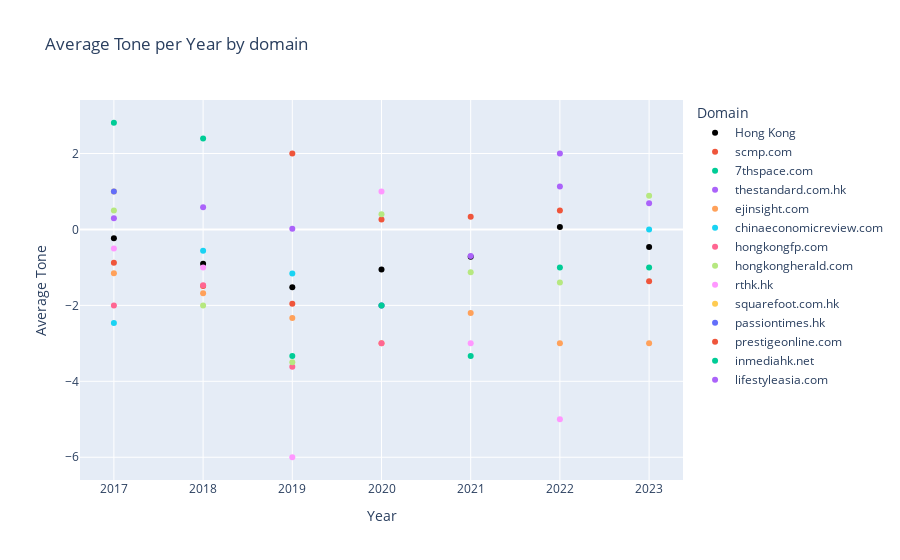

The code cell stored with this chart in its notebook:
### Code cell
fig = px.scatter(hk_df,
                 x="Year", y="Average Tone", color="Domain", title="Average Tone per Year by domain", hover_data = ['Count'], color_discrete_map={'Hong Kong': 'Black'})

# Update marker size for "Global" points
for i, country in enumerate(melted_df.index):
    if country == 'Hong Kong':
        fig.update_traces(marker=dict(size=10), selector=dict(mode='markers', name=f'{country}'))


fig.show()

### Figure 1 — Plotly figure (JSON) as saved in the notebook; plotly's stock layout.template omitted (floating-point values rounded to 4 significant figures)
{"data": [{"customdata": [[690], [686], [237], [55], [72], [64], [82]], "hovertemplate": "Domain=Hong Kong<br>Year=%{x}<br>Average Tone=%{y}<br>Count=%{customdata[0]}<extra></extra>", "legendgroup": "Hong Kong", "marker": {"color": "Black", "symbol": "circle"}, "mode": "markers", "name": "Hong Kong", "orientation": "v", "showlegend": true, "type": "scatter", "x": ["2017", "2018", "2019", "2020", "2021", "2022", "2023"], "xaxis": "x", "y": [-0.2333, -0.9052, -1.523, -1.055, -0.7222, 0.0625, -0.4634], "yaxis": "y"}, {"customdata": [[469], [489], [111], [19], [21], [30], [44]], "hovertemplate": "Domain=scmp.com<br>Year=%{x}<br>Average Tone=%{y}<br>Count=%{customdata[0]}<extra></extra>", "legendgroup": "scmp.com", "marker": {"color": "#EF553B", "symbol": "circle"}, "mode": "markers", "name": "scmp.com", "orientation": "v", "showlegend": true, "type": "scatter", "x": ["2017", "2018", "2019", "2020", "2021", "2022", "2023"], "xaxis": "x", "y": [-0.8785, -1.493, -1.955, 0.2632, 0.3333, 0.5, -1.364], "yaxis": "y"}, {"customdata": [[100], [58], [3], [3], [3], [1], [1]], "hovertemplate": "Domain=7thspace.com<br>Year=%{x}<br>Average Tone=%{y}<br>Count=%{customdata[0]}<extra></extra>", "legendgroup": "7thspace.com", "marker": {"color": "#00cc96", "symbol": "circle"}, "mode": "markers", "name": "7thspace.com", "orientation": "v", "showlegend": true, "type": "scatter", "x": ["2017", "2018", "2019", "2020", "2021", "2022", "2023"], "xaxis": "x", "y": [2.81, 2.397, -3.333, -2, -3.333, -1, -1], "yaxis": "y"}, {"customdata": [[84], [80], [62], [20], [33], [15], [26]], "hovertemplate": "Domain=thestandard.com.hk<br>Year=%{x}<br>Average Tone=%{y}<br>Count=%{customdata[0]}<extra></extra>", "legendgroup": "thestandard.com.hk", "marker": {"color": "#ab63fa", "symbol": "circle"}, "mode": "markers", "name": "thestandard.com.hk", "orientation": "v", "showlegend": true, "type": "scatter", "x": ["2017", "2018", "2019", "2020", "2021", "2022", "2023"], "xaxis": "x", "y": [0.2976, 0.5875, 0.01613, -2, -0.697, 1.133, 0.6923], "yaxis": "y"}, {"customdata": [[13], [22], [18], [3], [5], [1], [1]], "hovertemplate": "Domain=ejinsight.com<br>Year=%{x}<br>Average Tone=%{y}<br>Count=%{customdata[0]}<extra></extra>", "legendgroup": "ejinsight.com", "marker": {"color": "#FFA15A", "symbol": "circle"}, "mode": "markers", "name": "ejinsight.com", "orientation": "v", "showlegend": true, "type": "scatter", "x": ["2017", "2018", "2019", "2020", "2021", "2022", "2023"], "xaxis": "x", "y": [-1.154, -1.682, -2.333, -3, -2.2, -3, -3], "yaxis": "y"}, {"customdata": [[13], [16], [25], [1]], "hovertemplate": "Domain=chinaeconomicreview.com<br>Year=%{x}<br>Average Tone=%{y}<br>Count=%{customdata[0]}<extra></extra>", "legendgroup": "chinaeconomicreview.com", "marker": {"color": "#19d3f3", "symbol": "circle"}, "mode": "markers", "name": "chinaeconomicreview.com", "orientation": "v", "showlegend": true, "type": "scatter", "x": ["2017", "2018", "2019", "2023"], "xaxis": "x", "y": [-2.462, -0.5625, -1.16, 0], "yaxis": "y"}, {"customdata": [[5], [17], [13], [3]], "hovertemplate": "Domain=hongkongfp.com<br>Year=%{x}<br>Average Tone=%{y}<br>Count=%{customdata[0]}<extra></extra>", "legendgroup": "hongkongfp.com", "marker": {"color": "#FF6692", "symbol": "circle"}, "mode": "markers", "name": "hongkongfp.com", "orientation": "v", "showlegend": true, "type": "scatter", "x": ["2017", "2018", "2019", "2020"], "xaxis": "x", "y": [-2, -1.471, -3.615, -3], "yaxis": "y"}, {"customdata": [[2], [2], [2], [5], [8], [15], [9]], "hovertemplate": "Domain=hongkongherald.com<br>Year=%{x}<br>Average Tone=%{y}<br>Count=%{customdata[0]}<extra></extra>", "legendgroup": "hongkongherald.com", "marker": {"color": "#B6E880", "symbol": "circle"}, "mode": "markers", "name": "hongkongherald.com", "orientation": "v", "showlegend": true, "type": "scatter", "x": ["2017", "2018", "2019", "2020", "2021", "2022", "2023"], "xaxis": "x", "y": [0.5, -2, -3.5, 0.4, -1.125, -1.4, 0.8889], "yaxis": "y"}, {"customdata": [[2], [2], [2], [1], [2], [1]], "hovertemplate": "Domain=rthk.hk<br>Year=%{x}<br>Average Tone=%{y}<br>Count=%{customdata[0]}<extra></extra>", "legendgroup": "rthk.hk", "marker": {"color": "#FF97FF", "symbol": "circle"}, "mode": "markers", "name": "rthk.hk", "orientation": "v", "showlegend": true, "type": "scatter", "x": ["2017", "2018", "2019", "2020", "2021", "2022"], "xaxis": "x", "y": [-0.5, -1, -6, 1, -3, -5], "yaxis": "y"}, {"customdata": [[1]], "hovertemplate": "Domain=squarefoot.com.hk<br>Year=%{x}<br>Average Tone=%{y}<br>Count=%{customdata[0]}<extra></extra>", "legendgroup": "squarefoot.com.hk", "marker": {"color": "#FECB52", "symbol": "circle"}, "mode": "markers", "name": "squarefoot.com.hk", "orientation": "v", "showlegend": true, "type": "scatter", "x": ["2017"], "xaxis": "x", "y": [1], "yaxis": "y"}, {"customdata": [[1]], "hovertemplate": "Domain=passiontimes.hk<br>Year=%{x}<br>Average Tone=%{y}<br>Count=%{customdata[0]}<extra></extra>", "legendgroup": "passiontimes.hk", "marker": {"color": "#636efa", "symbol": "circle"}, "mode": "markers", "name": "passiontimes.hk", "orientation": "v", "showlegend": true, "type": "scatter", "x": ["2017"], "xaxis": "x", "y": [1], "yaxis": "y"}, {"customdata": [[1]], "hovertemplate": "Domain=prestigeonline.com<br>Year=%{x}<br>Average Tone=%{y}<br>Count=%{customdata[0]}<extra></extra>", "legendgroup": "prestigeonline.com", "marker": {"color": "#EF553B", "symbol": "circle"}, "mode": "markers", "name": "prestigeonline.com", "orientation": "v", "showlegend": true, "type": "scatter", "x": ["2019"], "xaxis": "x", "y": [2], "yaxis": "y"}, {"customdata": [[1]], "hovertemplate": "Domain=inmediahk.net<br>Year=%{x}<br>Average Tone=%{y}<br>Count=%{customdata[0]}<extra></extra>", "legendgroup": "inmediahk.net", "marker": {"color": "#00cc96", "symbol": "circle"}, "mode": "markers", "name": "inmediahk.net", "orientation": "v", "showlegend": true, "type": "scatter", "x": ["2020"], "xaxis": "x", "y": [-2], "yaxis": "y"}, {"customdata": [[1]], "hovertemplate": "Domain=lifestyleasia.com<br>Year=%{x}<br>Average Tone=%{y}<br>Count=%{customdata[0]}<extra></extra>", "legendgroup": "lifestyleasia.com", "marker": {"color": "#ab63fa", "symbol": "circle"}, "mode": "markers", "name": "lifestyleasia.com", "orientation": "v", "showlegend": true, "type": "scatter", "x": ["2022"], "xaxis": "x", "y": [2], "yaxis": "y"}], "layout": {"legend": {"title": {"text": "Domain"}, "tracegroupgap": 0}, "title": {"text": "Average Tone per Year by domain"}, "xaxis": {"anchor": "y", "domain": [0, 1], "title": {"text": "Year"}}, "yaxis": {"anchor": "x", "domain": [0, 1], "title": {"text": "Average Tone"}}}}
